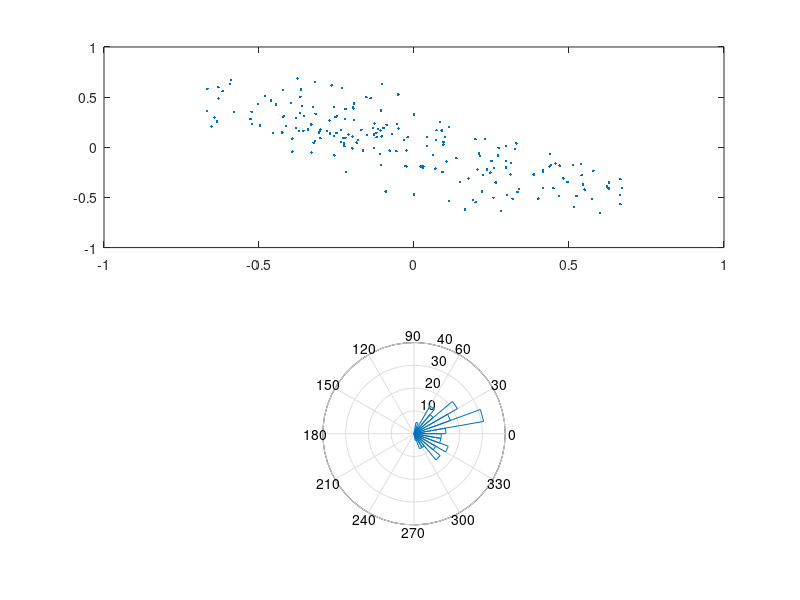

This figure's MATLAB source:
function estPhase

subplot(2,1,1);
nrVols = 200;
f = 6;
t = 0:0.01:nrVols;
phi = 1*pi;
%sig = [cos(2*pi*f*t);cos(2*pi*f*t + phi)];
nf = 0.6;
sig = [(1-nf)*cos(2*pi*f*t)+nf*(rand(1,numel(t))-0.5);(1-nf)*cos(2*pi*f*t + phi)+nf*(rand(1,numel(t))-0.5)];
randIdx = randi(size(sig,2),1,nrVols);
x = sig(1,randIdx);
y = sig(2,randIdx);
plot(x,y,'.')
xlim([-1,1]);
ylim([-1,1]);
subplot(2,1,2);
rose(acos(x)-acos(y),36);
end